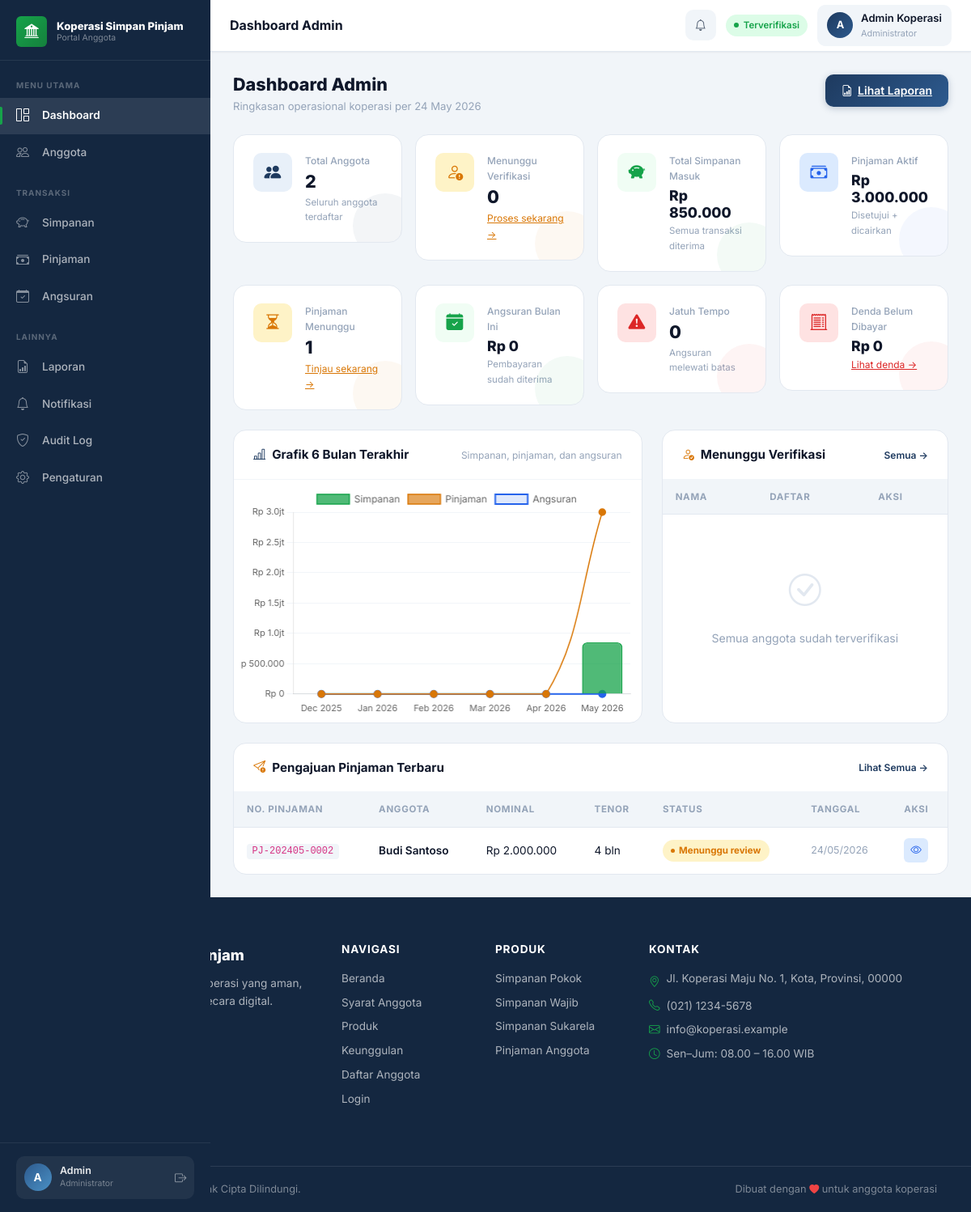
Page /admin/dashboard.php (signed in) on the committed database.
### tables this page shows
CREATE TABLE IF NOT EXISTS users (
    id INT AUTO_INCREMENT PRIMARY KEY,
    nama VARCHAR(150) NOT NULL,
    nik VARCHAR(50) NOT NULL UNIQUE,
    tempat_lahir VARCHAR(100),
    tanggal_lahir DATE,
    jenis_kelamin VARCHAR(20),
    alamat TEXT,
    no_hp VARCHAR(30),
    email VARCHAR(150) NOT NULL UNIQUE,
    pekerjaan VARCHAR(100),
    penghasilan DECIMAL(15,2),
    username VARCHAR(50) NOT NULL UNIQUE,
    password VARCHAR(255) NOT NULL,
    role ENUM('admin', 'user') DEFAULT 'user',
    status_verifikasi VARCHAR(50) DEFAULT 'Menunggu Verifikasi',
    foto_ktp VARCHAR(255),
    foto_diri VARCHAR(255),
    created_at DATETIME,
    updated_at DATETIME
);

CREATE TABLE IF NOT EXISTS pinjaman (
    id INT AUTO_INCREMENT PRIMARY KEY,
    user_id INT NOT NULL,
    nomor_pinjaman VARCHAR(50) NOT NULL UNIQUE,
    nominal DECIMAL(15,2) NOT NULL,
    bunga_persen DECIMAL(5,2) NOT NULL,
    tenor INT NOT NULL,
    total_bayar DECIMAL(15,2) NOT NULL,
    angsuran_per_bulan DECIMAL(15,2) NOT NULL,
    tujuan TEXT,
    penghasilan DECIMAL(15,2),
    catatan TEXT,
    dokumen_pendukung VARCHAR(255),
    status ENUM('Menunggu review', 'Disetujui', 'Ditolak', 'Dicairkan', 'Lunas') DEFAULT 'Menunggu review',
    alasan_penolakan TEXT,
    tanggal_pengajuan DATE,
    tanggal_disetujui DATE,
    tanggal_pencairan DATE,
    created_at DATETIME,
    FOREIGN KEY (user_id) REFERENCES users(id)
);

### admin/dashboard.php (the view, shortened to what the rows shown need)
<?php
require_once __DIR__ . '/../config/auth.php';
require_once __DIR__ . '/../config/helpers.php';
$pdo = db();
$menungguVerif       = (int)$pdo->query("SELECT COUNT(*) AS total FROM users WHERE role = 'user' AND status_verifikasi = 'Menunggu Verifikasi'")->fetch()['total'];
$months = [];
for ($i = 5; $i >= 0; $i--) {
    $months[] = date('Y-m', strtotime("-{$i} months"));
}
$chartData = [];
foreach ($months as $month) {
    $s = $pdo->prepare("SELECT SUM(nominal) AS total FROM simpanan WHERE status = 'Diterima' AND DATE_FORMAT(tanggal_transaksi, '%Y-%m') = ?");
    $s->execute([$month]);
    $p = $pdo->prepare("SELECT SUM(nominal) AS total FROM pinjaman WHERE status IN ('Disetujui', 'Dicairkan') AND DATE_FORMAT(tanggal_disetujui, '%Y-%m') = ?");
    $p->execute([$month]);
    $a = $pdo->prepare("SELECT SUM(nominal) AS total FROM angsuran WHERE status = 'Diterima' AND DATE_FORMAT(tanggal_bayar, '%Y-%m') = ?");
    $a->execute([$month]);
    $chartData[] = [
        'month'    => $month,
        'simpanan' => (float)($s->fetch()['total'] ?? 0),
        'pinjaman' => (float)($p->fetch()['total'] ?? 0),
        'angsuran' => (float)($a->fetch()['total'] ?? 0),
    ];
}
$labels         = array_map(fn($m) => date('M Y', strtotime($m . '-01')), $months);
$simpananSeries = array_map(fn($d) => $d['simpanan'], $chartData);
$pinjamanSeries = array_map(fn($d) => $d['pinjaman'], $chartData);
$angsuranSeries = array_map(fn($d) => $d['angsuran'], $chartData);
$pendingPinjaman = $pdo->query("SELECT p.*, u.nama FROM pinjaman p JOIN users u ON p.user_id = u.id WHERE p.status = 'Menunggu review' ORDER BY p.created_at DESC LIMIT 5")->fetchAll();
function badgeClass($status) {
    $map = [
        'Menunggu Verifikasi'  => 'badge-menunggu',
        'Menunggu konfirmasi'  => 'badge-menunggu',
        'Menunggu review'      => 'badge-menunggu',
        'Disetujui'            => 'badge-disetujui',
        'Diterima'             => 'badge-diterima',
        'Dicairkan'            => 'badge-dicairkan',
        'Ditolak'              => 'badge-ditolak',
        'Lunas'                => 'badge-lunas',
        'Nonaktif'             => 'badge-nonaktif',
    ];
    return $map[$status] ?? 'badge-nonaktif';
}
?>
<?php require __DIR__ . '/../includes/dashboard_top.php'; ?>
<div class="page-header">
    <div>
        <h1 class="page-title">Dashboard Admin</h1>
    </div>
</div>
<div class="row g-4 mb-4">
    <div class="col-lg-5">
        <div class="panel h-100">
            <div class="table-responsive panel-body p-0">
                <table class="data-table">
                    <thead>
                        <tr>
                            <th>Nama</th>
                            <th>Daftar</th>
                            <th>Aksi</th>
                        </tr>
                    </thead>
                </table>
            </div>
        </div>
    </div>
</div>
<div class="panel">
    <div class="table-responsive panel-body p-0">
        <table class="data-table">
            <thead>
                <tr>
                    <th>No. Pinjaman</th>
                    <th>Anggota</th>
                    <th>Nominal</th>
                    <th>Tenor</th>
                    <th>Status</th>
                    <th>Tanggal</th>
                    <th>Aksi</th>
                </tr>
            </thead>
            <tbody>
                <?php if (empty($pendingPinjaman)): ?>
                    <tr><td colspan="7">
                        <div class="empty-state">
                            <i class="bi bi-inbox"></i>
                            <p>Tidak ada pengajuan pinjaman menunggu</p>
                        </div>
                    </td></tr>
                <?php else: ?>
                    <?php foreach ($pendingPinjaman as $p): ?>
                        <tr>
                            <td><code style="font-size:.75rem;background:var(--bg);padding:.15rem .4rem;border-radius:4px"><?= e($p['nomor_pinjaman']); ?></code></td>
                            <td style="font-weight:600"><?= e($p['nama']); ?></td>
                            <td><?= format_rupiah($p['nominal']); ?></td>
                            <td><?= e($p['tenor']); ?> bln</td>
                            <td><span class="badge-status <?= badgeClass($p['status']); ?>"><?= e($p['status']); ?></span></td>
                            <td style="font-size:.78rem;color:var(--text-muted)"><?= e(date('d/m/Y', strtotime($p['created_at']))); ?></td>
                            <td>
                                <a href="/admin/detail-pinjaman.php?id=<?= $p['id']; ?>" class="btn-action view" title="Detail"><i class="bi bi-eye"></i></a>
                            </td>
                        </tr>
                    <?php endforeach; ?>
                <?php endif; ?>
            </tbody>
        </table>
    </div>
</div>
<?php
$extra_js = '<script src="https://cdn.jsdelivr.net/npm/chart.js@4.4.1/dist/chart.umd.min.js"></script>';
$extra_js .= '<script>
document.addEventListener("DOMContentLoaded", () => {
    const ctx = document.getElementById("chartKoperasi");
    if (!ctx) return;
    new Chart(ctx, {
        type: "bar",
        data: {
            labels: ' . json_encode($labels) . ',
            datasets: [
                {
                    label: "Simpanan",
                    data: ' . json_encode($simpananSeries) . ',
                    backgroundColor: "rgba(22,163,74,.75)",
                    borderColor: "#16a34a",
                    borderWidth: 1.5,
                    borderRadius: 6,
                },
                {
                    label: "Pinjaman",
                    data: ' . json_encode($pinjamanSeries) . ',
                    backgroundColor: "rgba(217,119,6,.65)",
                    borderColor: "#d97706",
                    borderWidth: 1.5,
                    borderRadius: 6,
                    type: "line",
                    fill: false,
                    tension: 0.4,
                    pointBackgroundColor: "#d97706",
                    pointRadius: 4,
                },
                {
                    label: "Angsuran",
                    data: ' . json_encode($angsuranSeries) . ',
                    backgroundColor: "rgba(37,99,235,.15)",
                    borderColor: "#2563eb",
                    borderWidth: 2,
                    type: "line",
                    fill: false,
                    tension: 0.35,
                    pointBackgroundColor: "#2563eb",
                    pointRadius: 4,
                }
            ]
        },
        options: {
            responsive: true,
            maintainAspectRatio: false,
            plugins: {
                legend: { position: "top", labels: { font: { family: "Inter", size: 12 } } },
                tooltip: {
                    callbacks: {
                        label: (ctx) => " Rp " + ctx.parsed.y.toLocaleString("id-ID")
                    }
                }
            },
            scales: {
                y: {
                    beginAtZero: true,
                    ticks: {
                        callback: (v) => "Rp " + (v >= 1e6 ? (v/1e6).toFixed(1) + "jt" : v.toLocaleString("id-ID")),
                        font: { family: "Inter", size: 11 }
                    },
                    grid: { color: "#f1f5f9" }
                },
                x: { ticks: { font: { family: "Inter", size: 11 } }, grid: { display: false } }
            }
        }
    });
});
</script>';
?>
<?php require __DIR__ . '/../includes/dashboard_bottom.php'; ?>

### includes/dashboard_top.php (shortened to what the rows shown need)
<?php
require_once __DIR__ . '/../config/auth.php';
require_once __DIR__ . '/../config/helpers.php';
$authUser = current_user();
$initials = strtoupper(substr($authUser['nama'] ?? 'U', 0, 1));
$statusMap = [
    'Disetujui'           => ['class' => 'verified',  'label' => 'Terverifikasi'],
    'Menunggu Verifikasi' => ['class' => 'pending',   'label' => 'Menunggu'],
    'Ditolak'             => ['class' => 'rejected',  'label' => 'Ditolak'],
    'Nonaktif'            => ['class' => 'nonactive', 'label' => 'Nonaktif'],
];
$verifStatus  = $authUser['status_verifikasi'] ?? 'Menunggu Verifikasi';
$statusInfo   = $statusMap[$verifStatus] ?? ['class' => 'pending', 'label' => $verifStatus];
$role         = $authUser['role'] ?? 'user';
$notificationUrl     = $role === 'admin' ? '/admin/notifikasi.php' : '/user/notifikasi.php';
?>
<?php require __DIR__ . '/header.php'; ?>
<div class="app-layout">
  <aside class="app-sidebar" id="appSidebar">
    <div class="sidebar-footer">
      <div class="sidebar-user">
        <div class="sidebar-avatar"><?= $initials; ?></div>
        <div>
          <div class="sidebar-user-name"><?= e(explode(' ', $authUser['nama'])[0] ?? $authUser['nama']); ?></div>
          <div class="sidebar-user-role"><?= $role === 'admin' ? 'Administrator' : 'Anggota'; ?></div>
        </div>
        <a href="/logout.php" class="sidebar-logout ms-auto" title="Logout"><i class="bi bi-box-arrow-right"></i></a>
      </div>
    </div>
  </aside>
  <div class="app-main">
    <header class="app-topbar">
      <div class="topbar-right">
        <a href="<?= e($notificationUrl); ?>" class="topbar-notification" title="Notifikasi">
          <i class="bi bi-bell"></i>
        </a>
        <span class="status-pill <?= $statusInfo['class']; ?>"><?= $statusInfo['label']; ?></span>
        <div class="topbar-user">
          <div class="topbar-avatar"><?= $initials; ?></div>
          <div class="d-none d-md-block">
            <div class="topbar-user-name"><?= e($authUser['nama']); ?></div>
            <div class="topbar-user-role"><?= $role === 'admin' ? 'Administrator' : 'Anggota'; ?></div>
          </div>
        </div>
      </div>
    </header>
    <main class="app-content">

### rows in the picture
users: nama "A", nama "Admin", status_verifikasi "Terverifikasi", nama "Admin Koperasi"
pinjaman: nomor_pinjaman "PJ-202405-0002", user.nama "Budi Santoso", nominal "Rp 2.000.000", tenor "4", status "Menunggu review", created_at "24/05/2026"

### other values in the picture
$config['app']['name'] "Koperasi Simpan Pinjam"
$page_title "Dashboard Admin"
$totalAnggota "2"
$menungguVerif "0"
format_rupiah($totalSimpanan) "Rp 850.000"
format_rupiah($totalPinjamanAktif) "Rp 3.000.000"
$totalPinjamanMenunggu "1"
format_rupiah($totalAngsuranBulan) "Rp 0"
$pinjamanJatuhTempo "0"
format_rupiah($totalDendaBelumBayar) "Rp 0"
